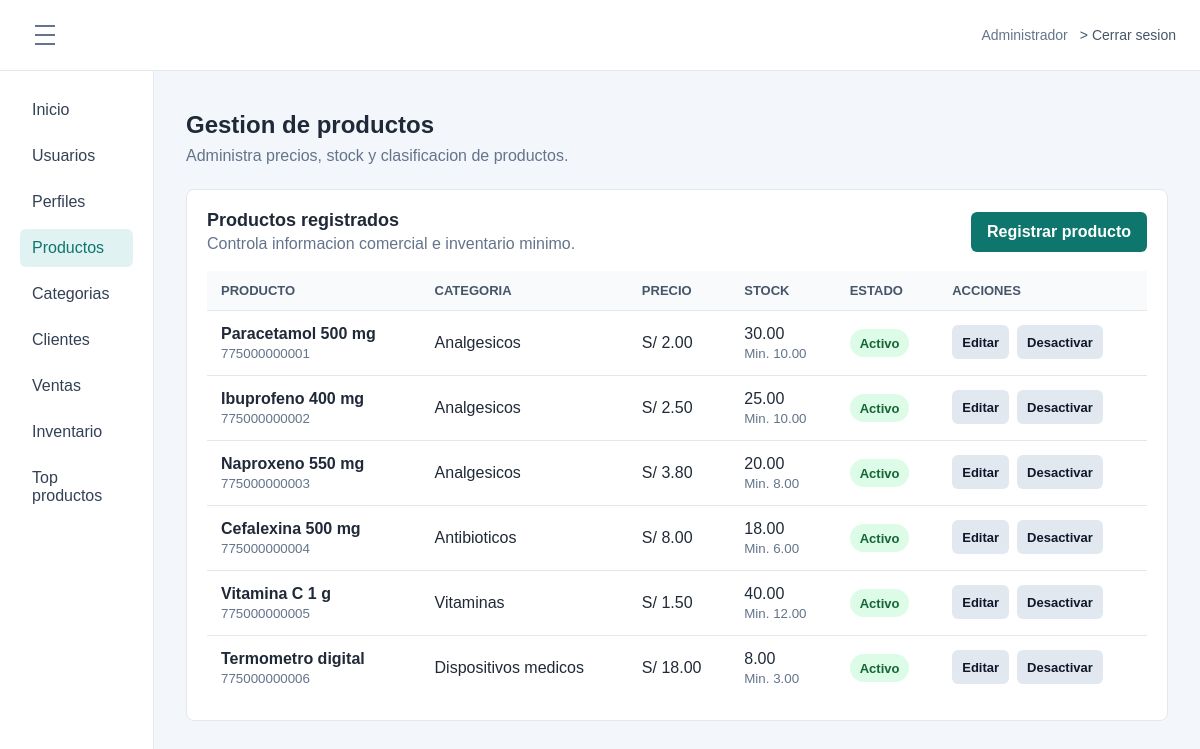
Page /index.php?route=module/productos (signed in) on the committed database.
### tables this page shows
CREATE TABLE `opcion` (
  `idopcion` int(11) NOT NULL AUTO_INCREMENT,
  `descripcion` varchar(100) NOT NULL,
  `url` varchar(200) NOT NULL,
  `icono` varchar(50) NOT NULL DEFAULT 'fa-circle',
  `estado` tinyint(1) NOT NULL DEFAULT 1,
  `fecha_creacion` datetime NOT NULL DEFAULT current_timestamp(),
  PRIMARY KEY (`idopcion`)
);

CREATE TABLE `producto` (
  `idproducto` int(11) NOT NULL AUTO_INCREMENT,
  `nombre` varchar(150) NOT NULL,
  `codigobarra` varchar(50) DEFAULT NULL,
  `pventa` decimal(11,2) NOT NULL DEFAULT 0.00,
  `pcompra` decimal(11,2) NOT NULL DEFAULT 0.00,
  `stock` decimal(11,2) NOT NULL DEFAULT 0.00,
  `stockseguridad` decimal(11,2) NOT NULL DEFAULT 0.00,
  `idunidad` int(11) NOT NULL,
  `idcategoria` int(11) NOT NULL,
  `idafectacion` int(11) NOT NULL DEFAULT 1,
  `urlimagen` varchar(250) DEFAULT NULL,
  `estado` tinyint(1) NOT NULL DEFAULT 1,
  `fecha_creacion` datetime NOT NULL DEFAULT current_timestamp(),
  PRIMARY KEY (`idproducto`),
  KEY `idx_producto_unidad` (`idunidad`),
  KEY `idx_producto_categoria` (`idcategoria`),
  KEY `idx_producto_afectacion` (`idafectacion`),
  CONSTRAINT `fk_producto_unidad` FOREIGN KEY (`idunidad`) REFERENCES `unidad` (`idunidad`),
  CONSTRAINT `fk_producto_categoria` FOREIGN KEY (`idcategoria`) REFERENCES `categoria` (`idcategoria`),
  CONSTRAINT `fk_producto_afectacion` FOREIGN KEY (`idafectacion`) REFERENCES `afectacion` (`idafectacion`)
);

CREATE TABLE `categoria` (
  `idcategoria` int(11) NOT NULL AUTO_INCREMENT,
  `nombre` varchar(100) NOT NULL,
  `estado` tinyint(1) DEFAULT 1,
  `fecha_creacion` datetime NOT NULL DEFAULT current_timestamp(),
  PRIMARY KEY (`idcategoria`)
);

### app/Controllers/ProductoController.php (called while the page is built, shortened)
<?php
class ProductoController
{
    private Product $products;
    private Profile $profiles;
    public function __construct(Product $products, Category $categories, Profile $profiles)
    {
        $this->products = $products;
        $this->profiles = $profiles;
    }
    public function index(): void
    {
        $menuOptions = $this->requireAccess("GET");
        $products = $this->products->all();
        require __DIR__ . "/../Views/layout/app.php";
    }
    private function requireAccess(string $method): array
    {
        $menuOptions = $this->profiles->menuOptions((int) ($_SESSION["idperfil"] ?? 0));
        foreach ($menuOptions as $option) {
            if (in_array($option["url"] ?? "", ["module/productos", "vista/productos.php"], true)) {
                $allowed = true;
                break;
            }
        }
        return $menuOptions;
    }
}

### app/Models/Profile.php (called while the page is built, shortened)
<?php
class Profile
{
    private PDO $db;
    public function __construct(PDO $db)
    {
        $this->db = $db;
    }
    public function menuOptions(int $profileId): array
    {
        $sql = "SELECT o.descripcion, o.url, o.icono
                FROM acceso a
                INNER JOIN opcion o ON o.idopcion = a.idopcion
                WHERE a.idperfil = :idperfil
                  AND a.estado = 1
                  AND o.estado = 1
                ORDER BY o.idopcion";
        $statement = $this->db->prepare($sql);
        $statement->execute(["idperfil" => $profileId]);
        return $statement->fetchAll();
    }
}

### app/Models/Product.php (called while the page is built, shortened)
<?php
class Product
{
    private PDO $db;
    public function __construct(PDO $db)
    {
        $this->db = $db;
    }
    public function all(): array
    {
        return $this->db->query("SELECT p.idproducto, p.nombre, p.codigobarra, p.pventa, p.pcompra,
                                       p.stock, p.stockseguridad, p.estado,
                                       c.nombre AS categoria, u.descripcion AS unidad,
                                       a.descripcion AS afectacion
                                FROM producto p
                                INNER JOIN categoria c ON c.idcategoria = p.idcategoria
                                INNER JOIN unidad u ON u.idunidad = p.idunidad
                                INNER JOIN afectacion a ON a.idafectacion = p.idafectacion
                                ORDER BY p.idproducto")->fetchAll(PDO::FETCH_ASSOC);
    }
}

### app/Views/productos/index.php (the view, shortened to what this page needs)
<div class="page-title">
    <h1>Gestion de productos</h1>
    <p>Administra precios, stock y clasificacion de productos.</p>
</div>
<section class="panel">
    <div class="section-toolbar">
        <div>
            <h2>Productos registrados</h2>
            <p>Controla informacion comercial e inventario minimo.</p>
        </div>
        <a class="btn btn-primary" href="index.php?route=module/productos/crear">Registrar producto</a>
    </div>
    <div class="table-wrap">
        <table class="data-table product-table">
            <thead>
                <tr>
                    <th scope="col">Producto</th>
                    <th scope="col">Categoria</th>
                    <th scope="col">Precio</th>
                    <th scope="col">Stock</th>
                    <th scope="col">Estado</th>
                    <th scope="col">Acciones</th>
                </tr>
            </thead>
            <tbody>
                <?php foreach ($products as $product): ?>
                    <tr>
                        <td>
                            <strong><?= htmlspecialchars($product["nombre"], ENT_QUOTES, "UTF-8") ?></strong>
                            <small><?= htmlspecialchars($product["codigobarra"] ?: "Sin codigo", ENT_QUOTES, "UTF-8") ?></small>
                        </td>
                        <td><?= htmlspecialchars($product["categoria"], ENT_QUOTES, "UTF-8") ?></td>
                        <td>S/ <?= number_format((float) $product["pventa"], 2) ?></td>
                        <td>
                            <?= number_format((float) $product["stock"], 2) ?>
                            <small>Min. <?= number_format((float) $product["stockseguridad"], 2) ?></small>
                        </td>
                        <td><span class="status-badge <?= (int) $product["estado"] === 1 ? "is-active" : "is-muted" ?>"><?= (int) $product["estado"] === 1 ? "Activo" : "Inactivo" ?></span></td>
                        <td class="action-cell">
                            <a class="btn btn-light btn-sm" href="index.php?route=module/productos/editar&amp;id=<?= (int) $product["idproducto"] ?>">Editar</a>
                            <form action="index.php?route=module/productos/estado" method="post">
                                <button class="btn btn-light btn-sm" type="submit"><?= (int) $product["estado"] === 1 ? "Desactivar" : "Activar" ?></button>
                            </form>
                        </td>
                    </tr>
                <?php endforeach; ?>
            </tbody>
        </table>
    </div>
</section>

### app/Views/layout/sidebar.php
<?php $currentRoute = $_GET["route"] ?? "dashboard"; ?>
<aside class="sidebar">
    <nav aria-label="Menu principal">
        <a href="index.php?route=dashboard" <?= $currentRoute === "dashboard" ? 'aria-current="page"' : "" ?>>Inicio</a>
        <?php foreach ($menuOptions as $option): ?>
            <?php $route = $option["url"] ?? ""; ?>
            <a href="index.php?route=<?= urlencode($route) ?>" <?= $currentRoute === $route ? 'aria-current="page"' : "" ?>>
                <?= htmlspecialchars($option["descripcion"]) ?>
            </a>
        <?php endforeach; ?>
    </nav>
</aside>

### public/css/styles.css (style rules this page uses)
* { box-sizing: border-box; }
body { margin: 0; font-family: Arial, sans-serif; color: #1f2937; background: #f3f6fb; }
a { color: inherit; }
.login-card p, .page-title p { margin: 8px 0 24px; color: #64748b; }
.btn { display: inline-flex; align-items: center; justify-content: center; min-height: 40px; padding: 10px 16px; border: 0; border-radius: 6px; font: inherit; font-weight: 700; text-decoration: none; cursor: pointer; }
.btn-primary { background: #0f766e; color: #ffffff; }
.btn-light { background: #e2e8f0; color: #0f172a; }
.btn-sm { min-height: 34px; padding: 7px 10px; font-size: 13px; }
.sidebar { width: 230px; padding: 20px; background: #ffffff; border-right: 1px solid #e5e7eb; transition: width 0.2s ease, padding 0.2s ease, transform 0.2s ease; }
.sidebar nav { display: grid; gap: 8px; }
.sidebar a { padding: 10px 12px; border-radius: 6px; color: #334155; text-decoration: none; }
.sidebar a:hover, .sidebar a[aria-current="page"] { background: #e0f2f1; color: #0f766e; }
h1 { margin: 0; font-size: 24px; }
h2 { margin: 0 0 10px; font-size: 18px; }
.summary-card, .panel { padding: 20px; background: #ffffff; border: 1px solid #e5e7eb; border-radius: 8px; }
.panel p { margin: 0; color: #64748b; }
.section-toolbar { display: flex; align-items: center; justify-content: space-between; gap: 16px; margin-bottom: 18px; }
.section-toolbar h2, .section-toolbar p { margin: 0; }
.section-toolbar p { margin-top: 4px; }
.table-wrap { overflow-x: auto; }
.data-table { width: 100%; border-collapse: separate; border-spacing: 0; min-width: 720px; }
.data-table th { padding: 12px 14px; background: #f8fafc; color: #475569; font-size: 13px; text-align: left; text-transform: uppercase; }
.data-table td { padding: 14px; border-top: 1px solid #e5e7eb; }
.data-table small { display: block; margin-top: 3px; color: #64748b; }
.product-table { min-width: 940px; }
.status-badge { display: inline-flex; align-items: center; min-height: 28px; padding: 5px 10px; border-radius: 999px; font-size: 13px; font-weight: 700; }
.status-badge.is-active { background: #dcfce7; color: #166534; }
.action-cell { display: flex; align-items: center; gap: 8px; white-space: nowrap; }
.action-cell form { margin: 0; }

### rows in the picture
opcion: descripcion "Usuarios"
opcion: descripcion "Perfiles"
opcion: descripcion "Productos"
opcion: descripcion "Categorias"
opcion: descripcion "Clientes"
opcion: descripcion "Ventas"
opcion: descripcion "Inventario"
opcion: descripcion "Top productos"
producto: nombre "Paracetamol 500 mg", codigobarra "775000000001", idcategoria.nombre "Analgesicos", pventa "2.00", stock "30.00", stockseguridad "10.00", estado "Activo"
producto: nombre "Ibuprofeno 400 mg", codigobarra "775000000002", idcategoria.nombre "Analgesicos", pventa "2.50", stock "25.00", stockseguridad "10.00", estado "Activo"
producto: nombre "Naproxeno 550 mg", codigobarra "775000000003", idcategoria.nombre "Analgesicos", pventa "3.80", stock "20.00", stockseguridad "8.00", estado "Activo"
producto: nombre "Cefalexina 500 mg", codigobarra "775000000004", idcategoria.nombre "Antibioticos", pventa "8.00", stock "18.00", stockseguridad "6.00", estado "Activo"
producto: nombre "Vitamina C 1 g", codigobarra "775000000005", idcategoria.nombre "Vitaminas", pventa "1.50", stock "40.00", stockseguridad "12.00", estado "Activo"
producto: nombre "Termometro digital", codigobarra "775000000006", idcategoria.nombre "Dispositivos medicos", pventa "18.00", stock "8.00", stockseguridad "3.00", estado "Activo"

### other values in the picture
$_SESSION["nombre"] "Administrador"
